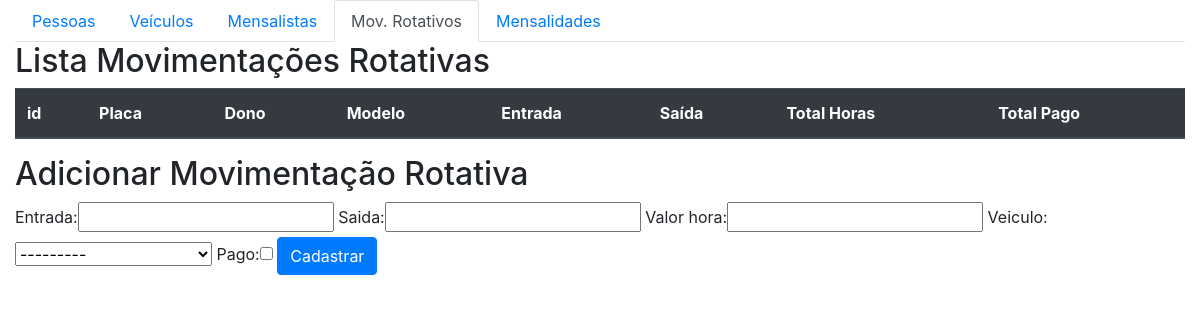
/core/movrot/, run on an earlier commit of the app's database.
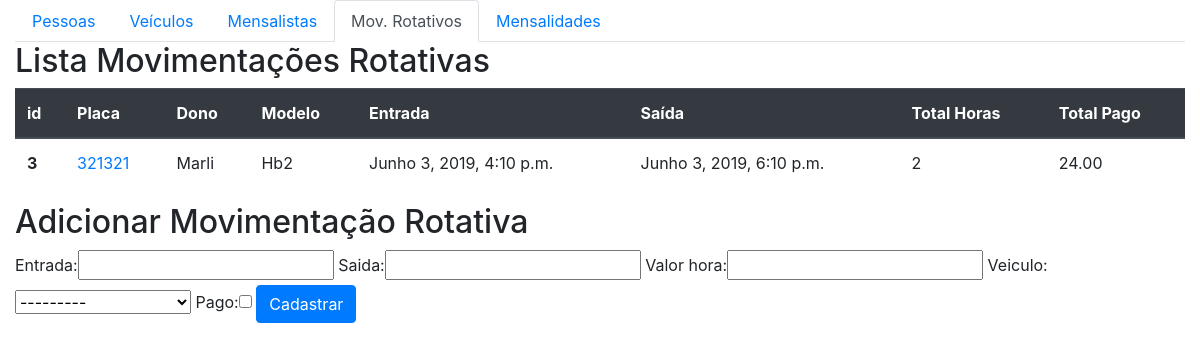
And on a later commit of the database.
### core/models.py (models this page shows, shortened)
class movimento_rotativo(models.Model):
    entrada= models.DateTimeField(auto_now=False)
    saida= models.DateTimeField(auto_now=False, null=True)
    valor_hora=models.DecimalField(max_digits=5, decimal_places=2)
    veiculo= models.ForeignKey(veiculo, on_delete=models.SET_NULL, null=True)
    pago = models.BooleanField(default=False)
    def total_horas(self):
        return math.ceil((self.saida - self.entrada).total_seconds()/3600)
    def total(self):
        return self.valor_hora*self.total_horas()

class veiculo(models.Model):
    marca = models.ForeignKey(marca, on_delete=models.SET_NULL, null=True)
    dono = models.ForeignKey(pessoa, on_delete=models.SET_NULL, null=True)
    placa = models.CharField(max_length=7, null=True)
    modelo = models.CharField(max_length=30, null=True)
    cor = models.CharField(max_length=20, null=True)
    observacoes = models.TextField()
    def __str__(self):
        return self.modelo + " - " + self.placa + " - " + str(self.dono)

class pessoa(models.Model):
    nome = models.CharField(max_length=100)
    end = models.CharField(max_length=200)
    telefone = models.CharField(max_length=200)
    def __str__(self):
        return self.nome

### core/views.py (the view)
def lista_movrot(request):
    movrot = movimento_rotativo.objects.all()
    form = MovrotForm()
    data = {'movrot': movrot, 'form': form}
    return render(request, 'core/lista_movrot.html', data)

### core/forms.py
class MovrotForm(ModelForm):
    class Meta:
        model = movimento_rotativo
        fields = '__all__'

### core/templates/core/lista_movrot.html (shortened to what this page needs)
<!DOCTYPE html>
{% extends 'base.html' %}
{% block main %}
{% load bootstrap %}
<html lang="en">
<head>
</head>
<body>
<ul class="nav nav-tabs">
  <li class="nav-item">
    <a class="nav-link" href="{% url 'core_lista_pessoas' %}">Pessoas</a>
  </li>
  <li class="nav-item">
    <a class="nav-link" href="{% url 'core_lista_veiculos' %}">Veículos</a>
  </li>
  <li class="nav-item">
    <a class="nav-link" href="{% url 'core_lista_mensalistas' %}">Mensalistas</a>
  </li>
  <li class="nav-item">
    <a class="nav-link active" href="{% url 'core_lista_movrot' %}">Mov. Rotativos</a>
  </li>
  <li class="nav-item">
    <a class="nav-link" href="{% url 'core_lista_movmen' %}">Mensalidades</a>
  </li>
</ul>
<div class="row">
    <div class="col-sm-12">
        <h2>Lista Movimentações Rotativas</h2>
        <table class="table">
          <thead class="thead-dark">
            <tr>
              <th scope="col">id</th>
              <th scope="col">Placa</th>
              <th scope="col">Dono</th>
              <th scope="col">Modelo</th>
              <th scope="col">Entrada</th>
              <th scope="col">Saída</th>
              <th scope="col">Total Horas</th>
              <th scope="col">Total Pago</th>
            </tr>
          </thead>
          {% for mov in movrot%}
          <tbody>
            <tr>
              <th scope="row">{{mov.id}}</th>
              <td><a href="{% url 'core_movrot_update' mov.id%}">{{mov.veiculo.placa}}</a></td>
              <td>{{mov.veiculo.dono}}</td>
              <td>{{mov.veiculo.modelo}}</td>
              <td>{{mov.entrada}}</td>
              <td>{{mov.saida}}</td>
              <td>{{mov.total_horas}}</td>
              <td>{{mov.total}}</td>
            </tr>
          </tbody>
          {% endfor %}
        </table>
    </div>
    <div class="col-sm-12">
        <h2>Adicionar Movimentação Rotativa</h2>
        <form action="{% url 'core_movrot_novo'%} " method="POST">
            {{ form|bootstrap }}
            <button class="btn btn-primary type="submit"> Cadastrar </button>
        </form>
    </div>
</div>
{% endblock %}

What changed in the data, as far as the page shows it:
added movimento_rotativo: id "3", veiculo.placa "321321", veiculo.dono "Marli", veiculo.modelo "Hb2", entrada "Junho 3, 2019, 4:10 p.m.", saida "Junho 3, 2019, 6:10 p.m.", total_horas "2", total "24.00"
